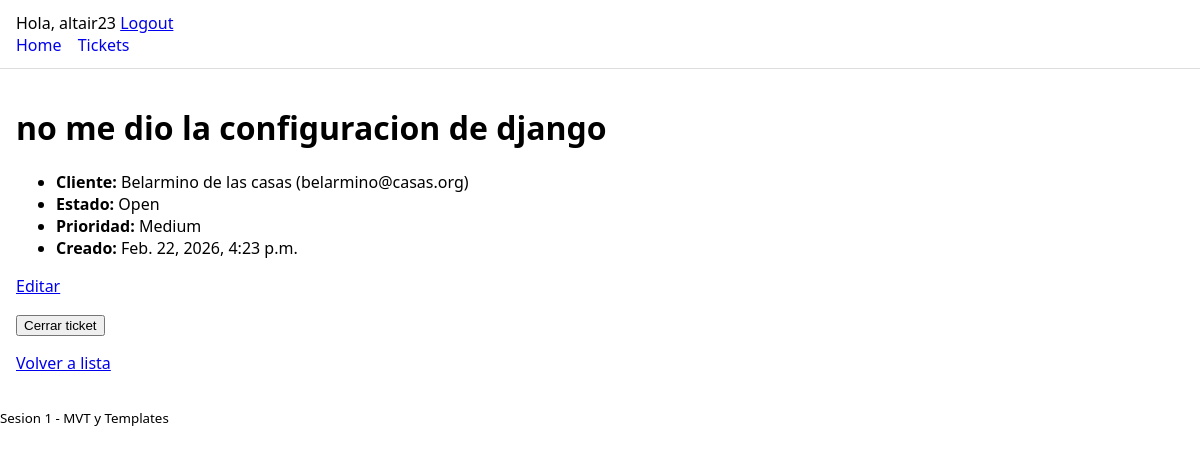
The app's page /tickets/1/ (signed in), older data.
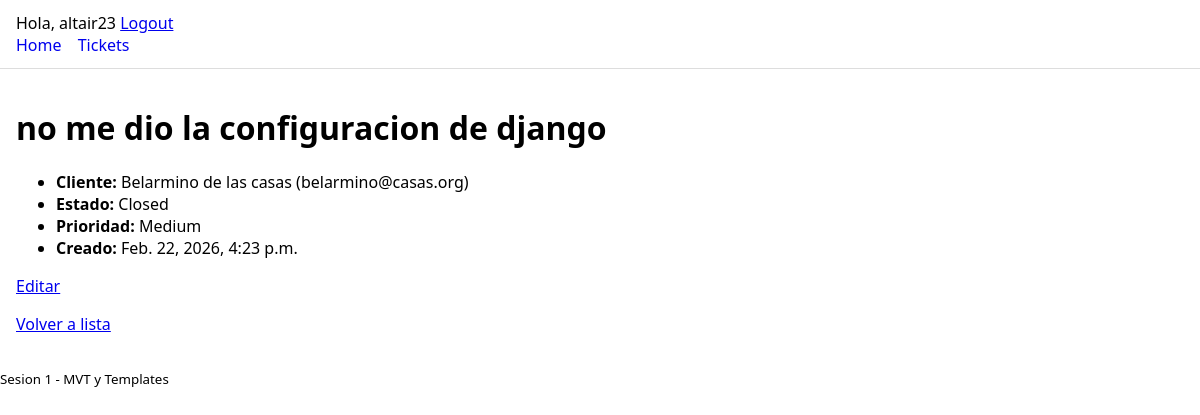
The same page, newer data.
### helpdesk/models.py (models this page shows, shortened)
class Ticket(models.Model):
    class Status(models.TextChoices):
        OPEN = "open", "Open"
        IN_PROGRESS = "in_progress", "In Progress"
        CLOSED = "closed", "Closed"
    class Priority(models.IntegerChoices):
        LOW = 1, "Low"
        MEDIUM = 2, "Medium"
        HIGH = 3, "High"
    title = models.CharField(max_length=200)
    customer = models.ForeignKey(Customer, on_delete=models.PROTECT, related_name="tickets")
    status = models.CharField(max_length=20, choices=Status.choices, default=Status.OPEN)
    priority = models.IntegerField(choices=Priority.choices, default=Priority.MEDIUM)
    created_at = models.DateTimeField(auto_now_add=True)
    class Meta:
        indexes = [
            models.Index(fields=["status", "priority"]),
            models.Index(fields=["created_at"]),
        ]

class Customer(models.Model):
    name = models.CharField(max_length=120)
    email = models.EmailField(unique=True)

### helpdesk/views.py (the view)
# urls.py: path("tickets/<int:pk>/", views.TicketDetailView.as_view(), name="ticket_detail"),
class TicketDetailView(LoginRequiredMixin, DetailView):
    model = Ticket
    template_name = "helpdesk/ticket_detail.html"
    context_object_name = "ticket"

### helpdesk/templates/helpdesk/ticket_detail.html (shortened to what this page needs)
{% extends "base.html" %}
{% block content %}
  <h1>{{ ticket.title }}</h1>
  <ul>
    <li><b>Cliente:</b> {{ ticket.customer.name }} ({{ ticket.customer.email }})</li>
    <li><b>Estado:</b> {{ ticket.get_status_display }}</li>
    <li><b>Prioridad:</b> {{ ticket.get_priority_display }}</li>
    <li><b>Creado:</b> {{ ticket.created_at }}</li>
  </ul>
  <p>
    <a href="{% url 'ticket_update' ticket.pk %}">Editar</a>
  </p>
  {% if user.is_staff and ticket.status != "closed" %}
    <form method="post" action="{% url 'ticket_close' ticket.pk %}">
      <button type="submit">Cerrar ticket</button>
    </form>
  {% endif %}
  <p><a href="{% url 'ticket_list' %}">Volver a lista</a></p>
{% endblock %}

Row changes from the older to the newer data that the page shows:
changed Ticket "no me dio la configuracion de django": status "Open" → "Closed"
Text that changed along with them:
text no longer shown: "Cerrar ticket"
